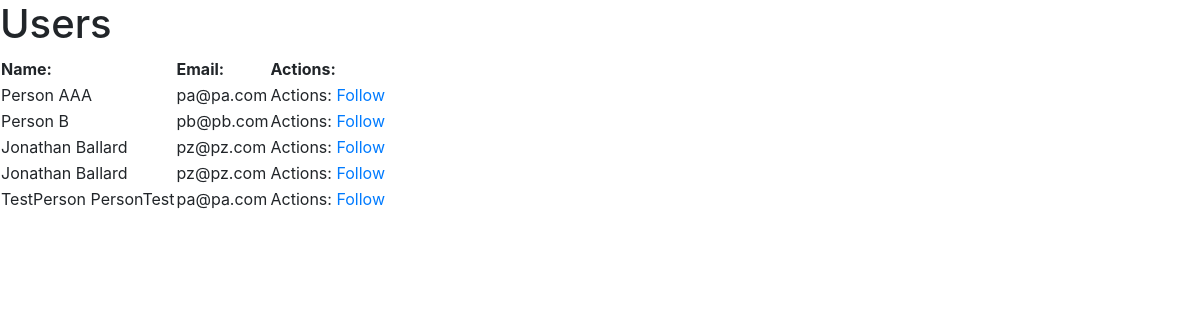
The page /users (signed in) on the database its author committed.
### app.py (models this page shows)
class Users(db.Model):
    __tablename__ = "Users"    # optional
    id = db.Column(db.Integer, primary_key=True)
    first_name = db.Column(db.String(45))
    last_name = db.Column(db.String(45))
    email = db.Column(db.String(45))
    password = db.Column(db.String(255))
    tweet_id = db.relationship('Tweets', secondary=likes_table)
    user_being_followed = db.relationship('Users', secondary=follows_table)
    user_following = db.relationship('Users', secondary=follows_table)
    created_at = db.Column(db.DateTime, server_default=func.now())    # notice the extra import statement above
    updated_at = db.Column(db.DateTime, server_default=func.now(), onupdate=func.now())

### app.py (the view)
@app.route('/users')
def get_users():
    users = Users.query.order_by(Users.last_name.asc()).all()
    thisUser = Users.query.get(session['id'])
    followedUsers = thisUser.user_being_followed
    print('$$$$$$$$$$555555', thisUser.user_following)
    return render_template('/users.html',  users = users, followedUsers = followedUsers)

### templates/users.html (shortened to what this page needs)
<!DOCTYPE html>
<html lang="en">
<head>
    <link rel="stylesheet" href="https://stackpath.bootstrapcdn.com/bootstrap/4.4.1/css/bootstrap.min.css">
    <link rel="stylesheet" type="text/css" href="{{ url_for('static', filename='css/style.css') }}">
    <link rel="stylesheet" href="style.css">
</head>
<body>
    <h1>Users</h1>
    <table>
        <thead>
            <th>Name:</th>
            <th>Email:</th>
            <th>Actions:</th>
        </thead>
        <tbody>
            {% for user in users %}
            <tr>
                <td>{{ user['first_name'] }} {{ user['last_name'] }}</td>
                <td>{{ user['email'] }}</td>
                <td>Actions:
                    {% if not user in followedUsers %}
                        <a href="/users/{{ user['id'] }}/follow">Follow</a>
                    {% else %}
                        <a href="/users/{{ user['id'] }}/unfollow">Follow</a>
                    {% endif %}
                </td>
            </tr>
            {% endfor %}
        </tbody>
    </table>
</body>
</html>

### rows shown on the page
Users: first_name "Person", last_name "AAA", email "pa@pa.com"
Users: first_name "Person", last_name "B", email "pb@pb.com"
Users: first_name "Jonathan", last_name "Ballard", email "pz@pz.com"
Users: first_name "Jonathan", last_name "Ballard", email "pz@pz.com"
Users: first_name "TestPerson", last_name "PersonTest", email "pa@pa.com"
